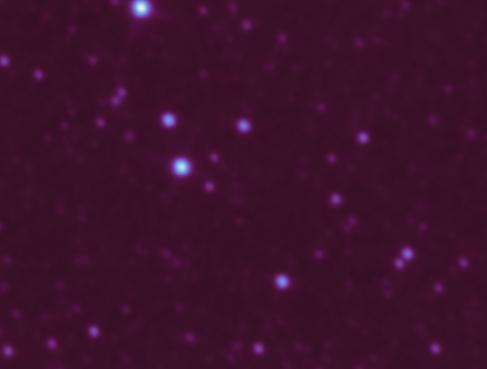
#> input picture frontend/src/assets/image6/6_1000.jpg, 487 x 369 px, found by its file name
$ python BlendImages.py
#> lines starting #> are read from the running program, lines starting #| are printed output that depends on the picture
from PIL import Image

image1 = Image.open('MultiChannel/blendPicturesNew/6_1000.jpg')
#> image1 is the input picture: PIL image 487x369 RGB; mean R, G, B 61.1, 16.2, 44.7
image2 = Image.open('MultiChannel/blendPicturesNew/6_0100.jpg')
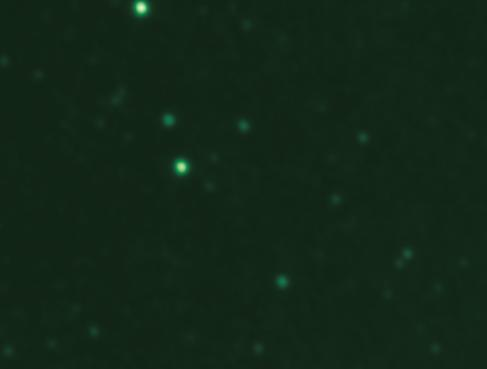
#> input picture frontend/src/assets/image6/6_0100.jpg, 487 x 369 px, found by its file name
#> image2 is the input picture: PIL image 487x369 RGB; mean R, G, B 17.7, 38.7, 23.6
image3 = Image.open('MultiChannel/blendPicturesNew/6_0010.jpg')
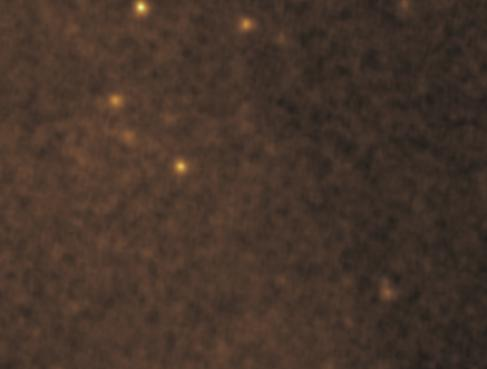
#> input picture frontend/src/assets/image6/6_0010.jpg, 487 x 369 px, found by its file name
#> image3 is the input picture: PIL image 487x369 RGB; mean R, G, B 70.3, 52.9, 42
image4 = Image.open('MultiChannel/blendPicturesNew/6_0001.jpg')
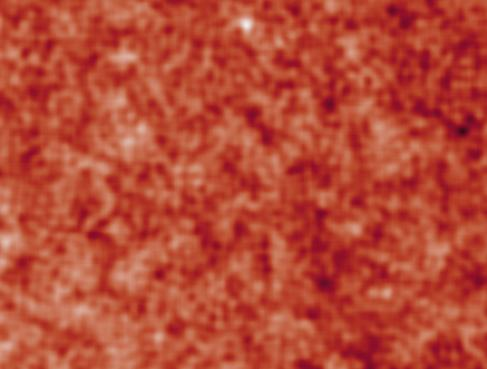
#> input picture frontend/src/assets/image6/6_0001.jpg, 487 x 369 px, found by its file name
#> image4 is the input picture: PIL image 487x369 RGB; mean R, G, B 184, 73.3, 53.7

alpha = 0.5
alpha3 = 0.333

tmp12 = Image.blend(image1, image2, alpha)
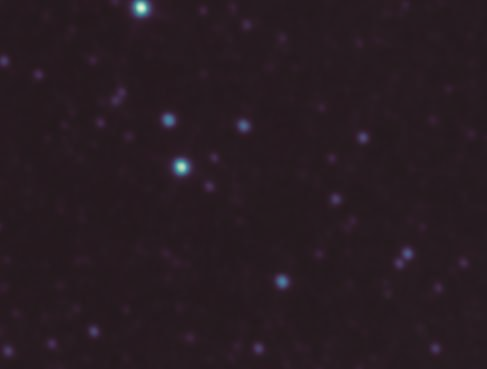
#> tmp12: PIL image 487x369 RGB; mean R, G, B 39.1, 27.2, 33.9
tmp13 = Image.blend(image1, image3, alpha)
tmp14 = Image.blend(image1, image4, alpha)
tmp23 = Image.blend(image2, image3, alpha)
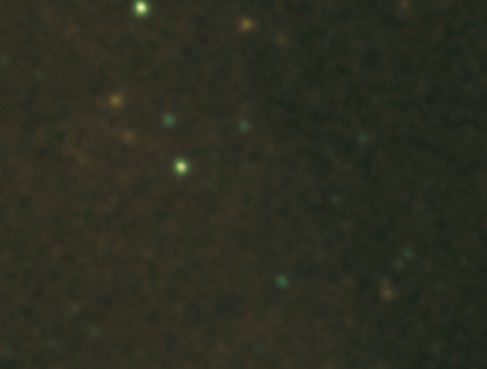
#> tmp23: PIL image 487x369 RGB; mean R, G, B 43.7, 45.5, 32.6
tmp24 = Image.blend(image2, image4, alpha)
tmp34 = Image.blend(image3, image4, alpha)
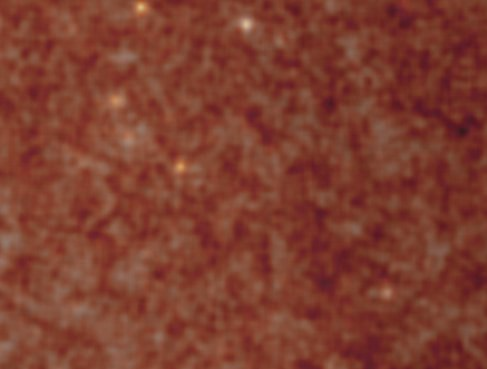
#> tmp34: PIL image 487x369 RGB; mean R, G, B 126.9, 62.8, 47.6

tmp123 = Image.blend(tmp12, image3, alpha3)
tmp124 = Image.blend(tmp12, image4, alpha3)
tmp134 = Image.blend(tmp13, image4, alpha3)
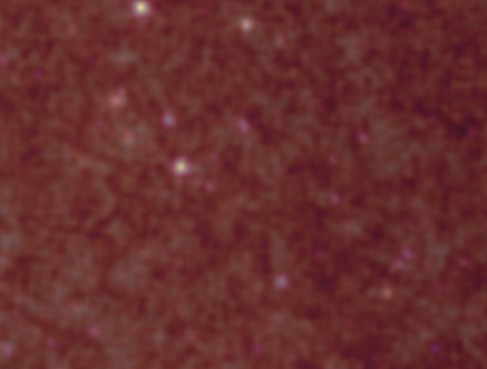
#> tmp134: PIL image 487x369 RGB; mean R, G, B 104.3, 46.7, 46.1
tmp234 = Image.blend(tmp23, image4, alpha3)

result = Image.blend(tmp12, tmp34, alpha)

tmp12.save('MultiChannel/blendPicturesNew/6_1100.jpg')
tmp13.save('MultiChannel/blendPicturesNew/6_1010.jpg')
tmp14.save('MultiChannel/blendPicturesNew/6_1001.jpg')
tmp23.save('MultiChannel/blendPicturesNew/6_0110.jpg')
tmp24.save('MultiChannel/blendPicturesNew/6_0101.jpg')
tmp34.save('MultiChannel/blendPicturesNew/6_0011.jpg')
tmp123.save('MultiChannel/blendPicturesNew/6_1110.jpg')
tmp124.save('MultiChannel/blendPicturesNew/6_1101.jpg')
tmp134.save('MultiChannel/blendPicturesNew/6_1011.jpg')
tmp234.save('MultiChannel/blendPicturesNew/6_0111.jpg')
result.save('MultiChannel/blendPicturesNew/6_1111.jpg')

result.show()


# [9 lines of commented-out code are left out]
